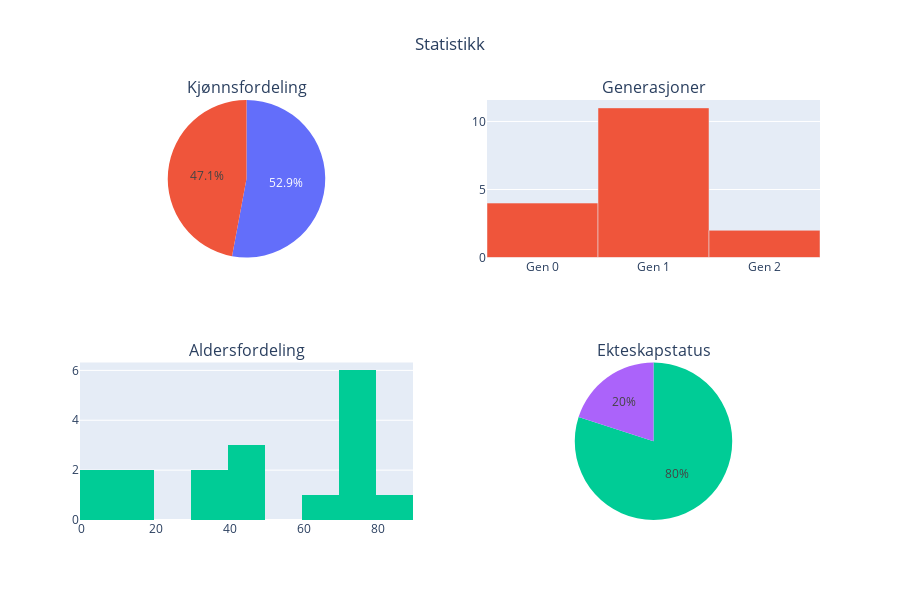

The notebook cell saved with this chart:
### Markdown cell above
## 5. Statistikk og diagrammer

Vis ulike statistikk-diagrammer:

### Code cell
# Plott statistikk
fig = plot_statistics(slektstre)
fig.show()

### Figure 1 — Plotly figure (JSON) as saved in the notebook; plotly's stock layout.template omitted (floating-point values rounded to 4 significant figures)
{"data": [{"domain": {"x": [0, 0.45], "y": [0.625, 1]}, "labels": ["Mann", "Kvinne"], "name": "Kjønnsfordeling", "type": "pie", "values": [9, 8]}, {"name": "Generasjoner", "type": "bar", "x": ["Gen 0", "Gen 1", "Gen 2"], "xaxis": "x", "y": [4, 11, 2], "yaxis": "y"}, {"name": "Aldersfordeling", "nbinsx": 10, "type": "histogram", "x": [75, 85, 72, 73, 70, 66, 73, 45, 39, 37, 42, 40, 75, 15, 13, 9, 7], "xaxis": "x2", "yaxis": "y2"}, {"domain": {"x": [0.55, 1], "y": [0, 0.375]}, "labels": ["active_marriages", "divorced_marriages"], "name": "Ekteskapstatus", "type": "pie", "values": [4, 1]}], "layout": {"annotations": [{"font": {"size": 16}, "showarrow": false, "text": "Kjønnsfordeling", "x": 0.225, "xanchor": "center", "xref": "paper", "y": 1, "yanchor": "bottom", "yref": "paper"}, {"font": {"size": 16}, "showarrow": false, "text": "Generasjoner", "x": 0.775, "xanchor": "center", "xref": "paper", "y": 1, "yanchor": "bottom", "yref": "paper"}, {"font": {"size": 16}, "showarrow": false, "text": "Aldersfordeling", "x": 0.225, "xanchor": "center", "xref": "paper", "y": 0.375, "yanchor": "bottom", "yref": "paper"}, {"font": {"size": 16}, "showarrow": false, "text": "Ekteskapstatus", "x": 0.775, "xanchor": "center", "xref": "paper", "y": 0.375, "yanchor": "bottom", "yref": "paper"}], "height": 600, "showlegend": false, "title": {"text": "Statistikk", "x": 0.5}, "xaxis": {"anchor": "y", "domain": [0.55, 1]}, "xaxis2": {"anchor": "y2", "domain": [0, 0.45]}, "yaxis": {"anchor": "x", "domain": [0.625, 1]}, "yaxis2": {"anchor": "x2", "domain": [0, 0.375]}}}
